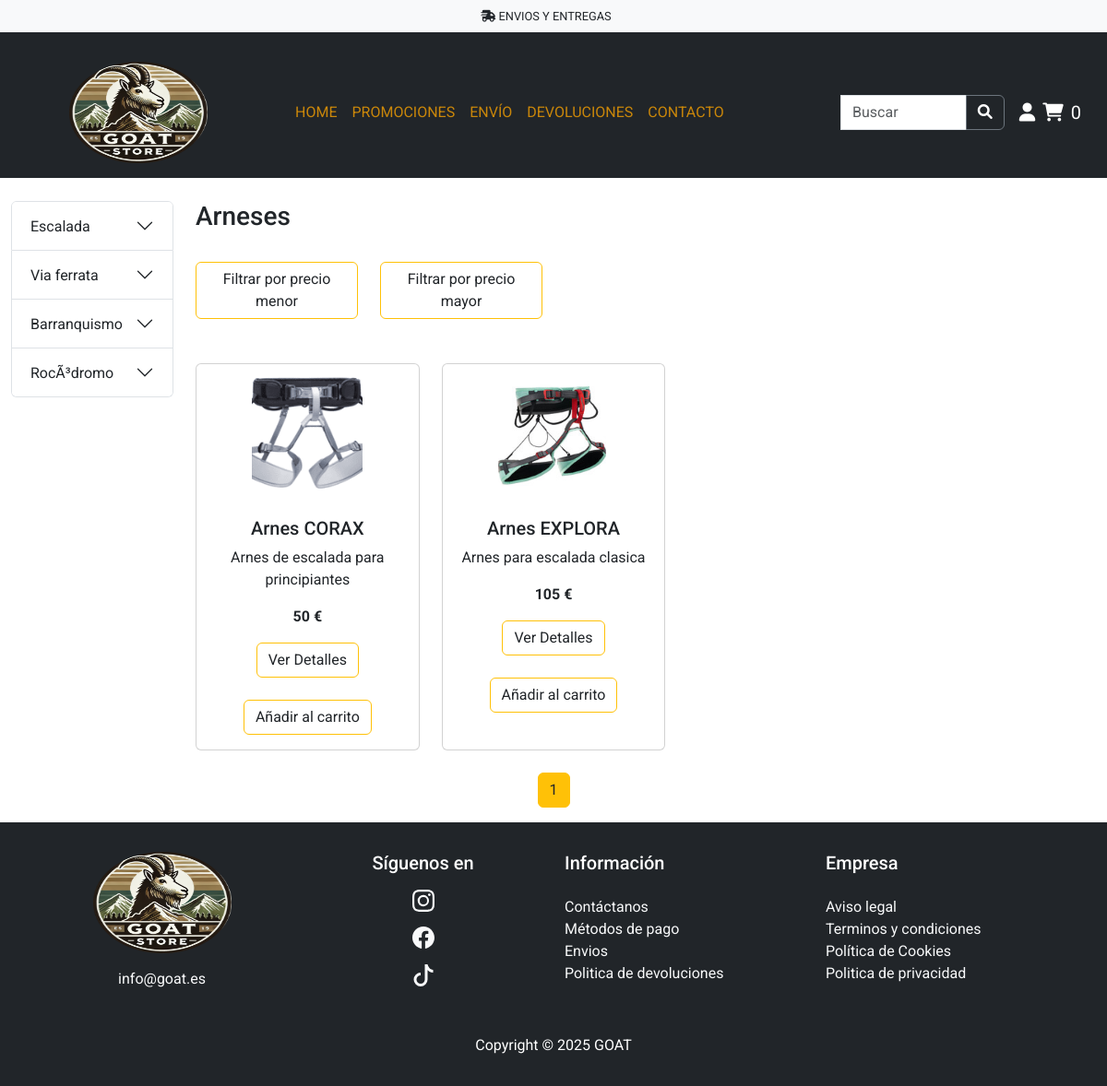
Screenshot of /paginas/productos.php?catProds=11 with the database file from the repository.
### tables this page shows
CREATE TABLE `categorias` (
  `codigo` int(11) NOT NULL,
  `nombre` varchar(50) NOT NULL,
  `activo` tinyint(1) NOT NULL,
  `codCategoriaPadre` int(11) NOT NULL
);

CREATE TABLE `productos` (
  `codigo` varchar(8) NOT NULL,
  `nombre` varchar(50) NOT NULL,
  `descripcion` varchar(200) NOT NULL,
  `imagen` varchar(200) NOT NULL,
  `categoria` int(11) NOT NULL,
  `precio` float NOT NULL,
  `activo` tinyint(1) NOT NULL
);

### gestores/GestorCategoria.php (called while the page is built, shortened)
<?php
class GestorCategorias{
    private $db;
    public function __construct($db){
        $this ->db = $db;
    }
    public function getCategoriaPadres(){
        $sql = "SELECT * FROM categorias WHERE codCategoriaPadre = 0 AND activo = 1";
        try {
            $stmt = $this->db->prepare($sql);
            $stmt->execute();
            return $stmt->fetchAll(PDO::FETCH_ASSOC);
        } catch (PDOException $e) {
            error_log("Error al obtener categorías: " . $e->getMessage());
            return [];
        }
    }
    public function getCategoriaNombre($codigo){
        $sql = "SELECT nombre FROM categorias WHERE codigo = :codigo";
        try {
            $stmt = $this->db->prepare($sql);
            $stmt->bindParam(':codigo',$codigo);
            $stmt->execute();
            return $stmt->fetch(PDO::FETCH_ASSOC);
        } catch (PDOException $e) {
            error_log("Error al obtener categorías: " . $e->getMessage());
            return [];
        }
    }
}

### gestores/GestorProductos.php (called while the page is built, shortened)
<?php
class GestorProductos
{
    private $db;
    public function __construct($db)
    {
        $this->db = $db;
    }
    public function getProductosPorCategoria($codCategoria, $orden)
    {
        $sql = "SELECT * FROM productos WHERE categoria = :categoria AND activo = 1 order by precio $orden";
        try {
            $stmt = $this->db->prepare($sql);
            $stmt->bindParam(':categoria', $codCategoria);
            $stmt->execute();
            return $stmt->fetchAll(PDO::FETCH_ASSOC);
        } catch (PDOException $e) {
            echo "Error al obtener el producto: " . $e->getMessage();
        }
    }
}

### paginas/productos.php (the view, shortened to what this page needs)
<?php
require_once '../servidor/config.php';
require_once('../gestores/GestorProductos.php');
require_once('../gestores/GestorCategoria.php');
$catProds = isset($_GET['catProds']) ? $_GET['catProds'] : null;
$db = conectar();
$gestor = new GestorProductos($db);
if (isset($_GET['buscar'])) {
    $productosCat = $gestor->buscarProductoEnCategoria($_GET['buscar'], $catProds);
    $totalProductos = count($productosCat);
} else {
    $orden = $_GET["orden"] ?? "";
    $productosCat = $gestor->getProductosPorCategoria($catProds, $orden);
}
$gestorCategoria = new GestorCategorias($db);
$categoriaNombre = $gestorCategoria->getCategoriaNombre($catProds);
$productosPorPagina = 3;
$pagina = isset($_GET['pagina']) ? (int) $_GET['pagina'] : 1;
if (!isset($_GET['buscar'])) {
    $totalProductos = count($gestor->getProductosPorCategoria($catProds, $orden));
    $totalPaginas = ceil($totalProductos / $productosPorPagina);
}
?>
<!DOCTYPE html>
<html lang="en">
<head>
    <link href="https://cdn.jsdelivr.net/npm/bootstrap@5.3.0/dist/css/bootstrap.min.css" rel="stylesheet">
    <link rel="stylesheet" href="https://cdnjs.cloudflare.com/ajax/libs/font-awesome/6.0.0-beta3/css/all.min.css">
    <link rel="stylesheet" href="../estilos/style1.css">
</head>
<body>
    <?php include '../plantillas/header.php'; ?>
    <div class="container-fluid mt-4 min-height">
        <div class="row">
            <div class="col-md-2">
                <?php include '../plantillas/menu.php'; ?>
            </div>
            <div class="col-md-8">
                <div class="row g-4">
                    <h3>
                        <?=
                            $categoriaNombre['nombre'];
                        ?>
                    </h3>
                </div>
                <div class="row justify-content-start mt-4 mb-5">
                    <div class="col-md-3">
                        <a href="?orden=ASC&catProds=<?= $catProds ?>" class="btn btn-outline-warning text-dark">Filtrar
                            por precio menor</a>
                    </div>
                    <div class="col-md-3">
                        <a href="?orden=DESC&catProds=<?= $catProds ?>"
                            class="btn btn-outline-warning text-dark">Filtrar por precio mayor</a>
                    </div>
                </div>
                <div class="row g-4">
                    <?php
                    if ($totalProductos > 0) {
                        foreach ($productosCat as $producto): ?>
                            <div class="col-md-4 d-flex justify-content-center">
                                <div class="card" style="width: 17rem;">
                                    <?php if (!empty($producto["imagen"])): ?>
                                        <img src="/img/<?= $producto["imagen"] ?>" class="card-img-top"
                                            alt="<?= $producto["nombre"] ?>"
                                            style="width: 50%; height: 150px; object-fit: cover; display: block; margin: auto;">
                                    <?php else: ?>
                                        <div class="p-3 text-center">No hay imagen disponible</div>
                                    <?php endif; ?>
                                    <div class="card-body text-center">
                                        <h5 class="card-title"><?= $producto["nombre"] ?></h5>
                                        <p class="card-text"><?= $producto["descripcion"] ?> </p>
                                        <p class="card-text fw-bold"><?= $producto["precio"] ?> €</p>
                                        <a href="detalle_producto.php?codigo=<?= $producto["codigo"] ?>"
                                            class="btn btn-outline-warning text-dark mb-4">Ver Detalles</a>
                                        <a href="/servidor/c_carrito.php?codigo=<?= $producto["codigo"] ?>&nombre=<?= $producto["nombre"] ?>&imagen=<?= $producto["imagen"] ?>&precio=<?= $producto["precio"] ?>&categoria=<?= $producto["categoria"] ?>"
                                            class="btn btn-outline-warning text-dark">Añadir al carrito</a>
                                    </div>
                                </div>
                            </div>
                        <?php endforeach;
                    } else { ?>
                        <p>Producto no disponible en esta categoria</p>
                    <?php } ?>
                </div>
            </div>
        </div>
    </div>
    <?php if (!isset($_GET['buscar'])) { ?>
        <nav>
            <ul class="pagination justify-content-center mt-4">
                <?php for ($i = 1; $i <= $totalPaginas; $i++): ?>
                    <li class="page-item">
                        <a class="page-link border border-warning text-dark <?= $pagina == $i ? 'active bg-warning text-dark' : '' ?>"
                            href="?pagina=<?= $i ?>&catProds=<?= $catProds ?>"><?= $i ?></a>
                    </li>
                <?php endfor; ?>
            </ul>
        </nav>
    <?php } ?>
    <?php include '../plantillas/footer.php'; ?>
</body>
</html>

### plantillas/menu.php (shortened to what this page needs)
<?php
require_once __DIR__ . '/../servidor/config.php';
require_once __DIR__ . '/../gestores/GestorCategoria.php';
$db = conectar();
$gestor = new GestorCategorias($db);
$padres = $gestor->getCategoriaPadres();
?>
<div class="accordion" id="accordionCategories">
    <?php
    if (!empty($padres)) {
        foreach ($padres as $categoria) {
            $categoriaId = $categoria["codigo"];
            $nombreCategoria = $categoria["nombre"];
            $collapseId = "collapse" . $categoriaId;
            $headingId = "heading" . $categoriaId;
            ?>
            <div class="accordion-item">
                <h2 class="accordion-header" id="<?= $headingId ?>">
                    <button class="accordion-button collapsed" type="button" data-bs-toggle="collapse"
                        data-bs-target="#<?= $collapseId ?>" aria-expanded="false" aria-controls="<?= $collapseId ?>">
                        <?= htmlspecialchars($nombreCategoria) ?>
                    </button>
                </h2>
            </div>
            <?php
        }
    }
    ?>
</div>

### estilos/style1.css (style rules this page uses)
:root { --primary-color: rgb(150, 178, 97); --secondary-color: orange; --terciary-color: #929768; --text-color: rgb(202, 135, 10); --link-hover-color: rgb(202, 135, 10); }
body { font-family: "Roboto", sans-serif; }
.min-height { min-height: 60vh; }

### rows the page displays
categorias: nombre "Escalada"
categorias: nombre "Via ferrata"
categorias: nombre "Barranquismo"
categorias: nombre "RocÃ³dromo"
categorias: nombre "Arneses"
productos: imagen (picture), nombre "Arnes CORAX", descripcion "Arnes de escalada para principiantes", precio "50"
productos: imagen (picture), nombre "Arnes EXPLORA", descripcion "Arnes para escalada clasica", precio "105"

### other values shown
$numCarrito "0"
